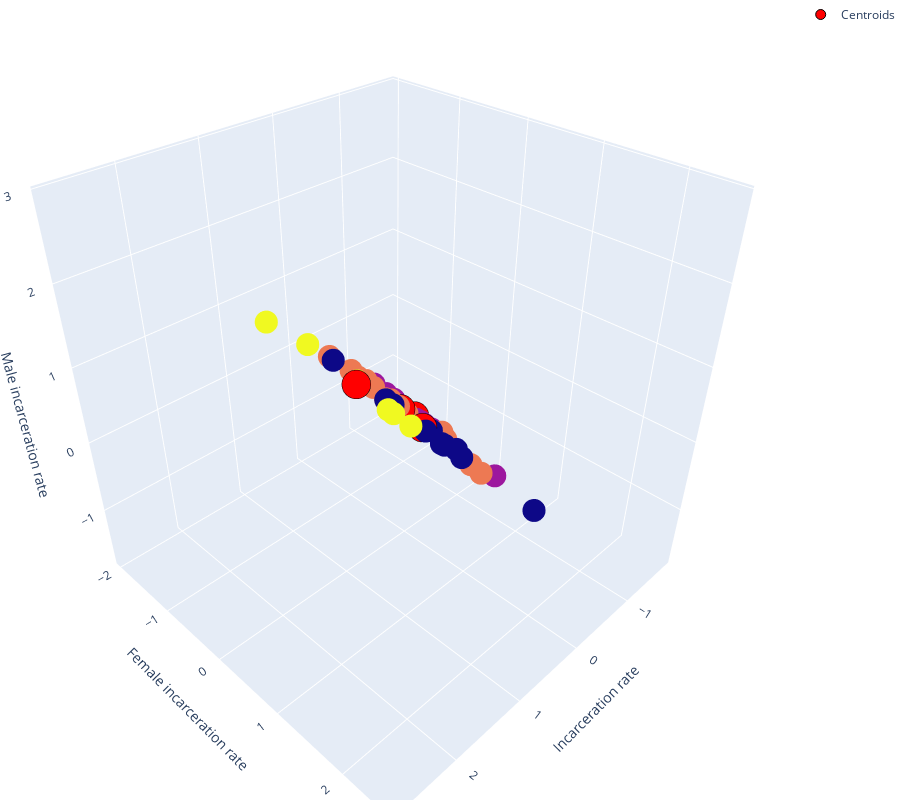

This figure's notebook cell:
### Code cell
visualizing_results_3d(df,n)
